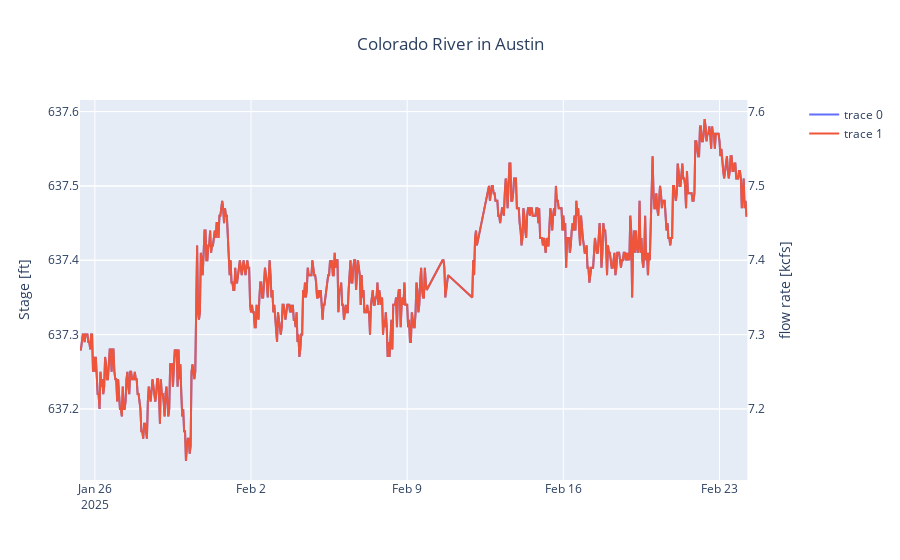

The notebook cell saved with this chart:
### Code cell
fig = make_subplots(specs=[[{"secondary_y": True}]])
# plot first variable on primary y-axis
fig.add_trace(go.Scatter(x=df['validTime'], y=df['primary']), secondary_y=False)

# plot second variable on secondary y-axis
fig.add_trace(go.Scatter(x=df['validTime'], y=df['secondary']), secondary_y=True)

# set y-axis titles
fig.update_layout(yaxis_title='Stage [ft]')
fig.update_layout(yaxis2_title='flow rate [kcfs]')
fig.update_layout(title='Colorado River in Austin', title_x=0.5)

fig.show()
# fig.write_html('Colorado_River_Example.html')

### Figure 1 — Plotly figure (JSON) as saved in the notebook; plotly's stock layout.template omitted (floating-point values rounded to 4 significant figures; data arrays with more than 128 entries replaced by an {"elided": "..."} marker saying what was removed)
{"data": [{"type": "scatter", "x": {"elided": "664 str values"}, "xaxis": "x", "y": {"elided": "664 float values"}, "yaxis": "y"}, {"type": "scatter", "x": {"elided": "664 str values"}, "xaxis": "x", "y": {"elided": "664 float values"}, "yaxis": "y2"}], "layout": {"title": {"text": "Colorado River in Austin", "x": 0.5}, "xaxis": {"anchor": "y", "domain": [0, 0.94]}, "yaxis": {"anchor": "x", "domain": [0, 1], "title": {"text": "Stage [ft]"}}, "yaxis2": {"anchor": "x", "overlaying": "y", "side": "right", "title": {"text": "flow rate [kcfs]"}}}}
